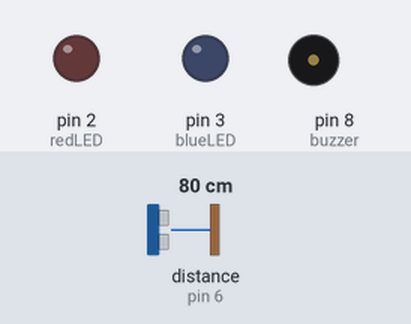
This sketch was run on a simulated Arduino Uno, built with avr-gcc and run on an emulated ATmega328P. Parts: output pins drawn as LEDs (lit = HIGH), buzzer (waves = sounding, pin HIGH). Wiring (inferred from the names in the program): ultrasonic range finder: trigger pin 6; echo pin 6. The test bench sets the inputs (shaded band); at power-on: distance to the obstacle (sensor on pin 6) 80 cm. The echo pulse lasts 58.3 µs per cm.

Above: at 1.2 s.
1.3 s: distance to the obstacle (sensor on pin 6) set to 13 cm
2.8 s: distance to the obstacle (sensor on pin 6) set to 10 cm
At 3.02 s:
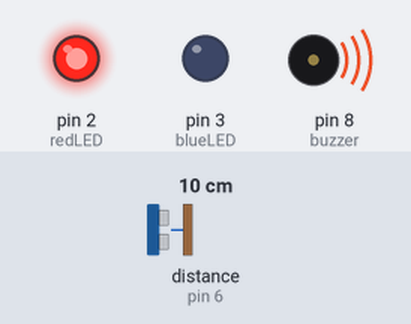
At 3.77 s:
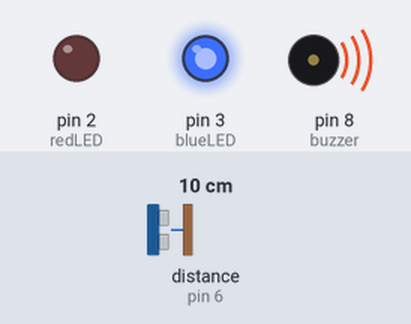
Timing chart, 0 to 11.8 s (numbered marks = the images above; inputs shaded):
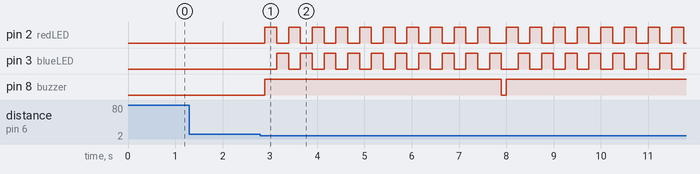

The sketch:

distance_alarm.ino
```cpp
// Pin definitions
const int redLED = 2;
const int blueLED = 3;
const int pingPin = 6;
const int buzzer = 8;

// Variables
long duration;
int distance;

void setup() {
  pinMode(redLED, OUTPUT);
  pinMode(blueLED, OUTPUT);
  pinMode(buzzer, OUTPUT);
  digitalWrite(redLED, LOW);
  digitalWrite(blueLED, LOW);
}

void loop() {
  // Send ultrasonic pulse
  pinMode(pingPin, OUTPUT);
  digitalWrite(pingPin, LOW);
  delayMicroseconds(2);
  digitalWrite(pingPin, HIGH);
  delayMicroseconds(5);  // a short HIGH pulse
  digitalWrite(pingPin, LOW);

  // Read the echo response
  pinMode(pingPin, INPUT);
  duration = pulseIn(pingPin, HIGH);
  distance = duration * 0.034 / 2;

  // Check if object is closer than 10 cm
  if (distance <= 10 && distance > 0) {
    triggerAlarm();
  }
  delay(100); // Wait before next check
}

void triggerAlarm() {
  unsigned long startTime = millis();
  while (millis() - startTime < 5000) { // Alarm for 5 seconds
    digitalWrite(buzzer, HIGH);
    digitalWrite(redLED, HIGH);
    digitalWrite(blueLED, LOW);
    delay(250);
    digitalWrite(redLED, LOW);
    digitalWrite(blueLED, HIGH);
    delay(250);
  }
  // Turn everything off after alarm
  digitalWrite(redLED, LOW);
  digitalWrite(blueLED, LOW);
  digitalWrite(buzzer, LOW);
}
```

Measured:
- the behaviour switches between 12 and 11 cm on distance to the obstacle (sensor on pin 6) (found by bisection; images 0 and 1)
- after the input at 1.3 s, every drawn part: stays the same
- after the input at 2.8 s, pin 2 (redLED): goes 9 × (HIGH 0.25 s, LOW 0.25 s), HIGH 0.25 s, LOW 0.35 s, 7 × (HIGH 0.25 s, LOW 0.25 s), HIGH 0.25 s, then LOW, starting after 0.10 s; pin 3 (blueLED): goes 9 × (HIGH 0.25 s, LOW 0.25 s), HIGH 0.25 s, LOW 0.35 s, 7 × (HIGH 0.25 s, LOW 0.25 s), then HIGH, starting after 0.35 s
